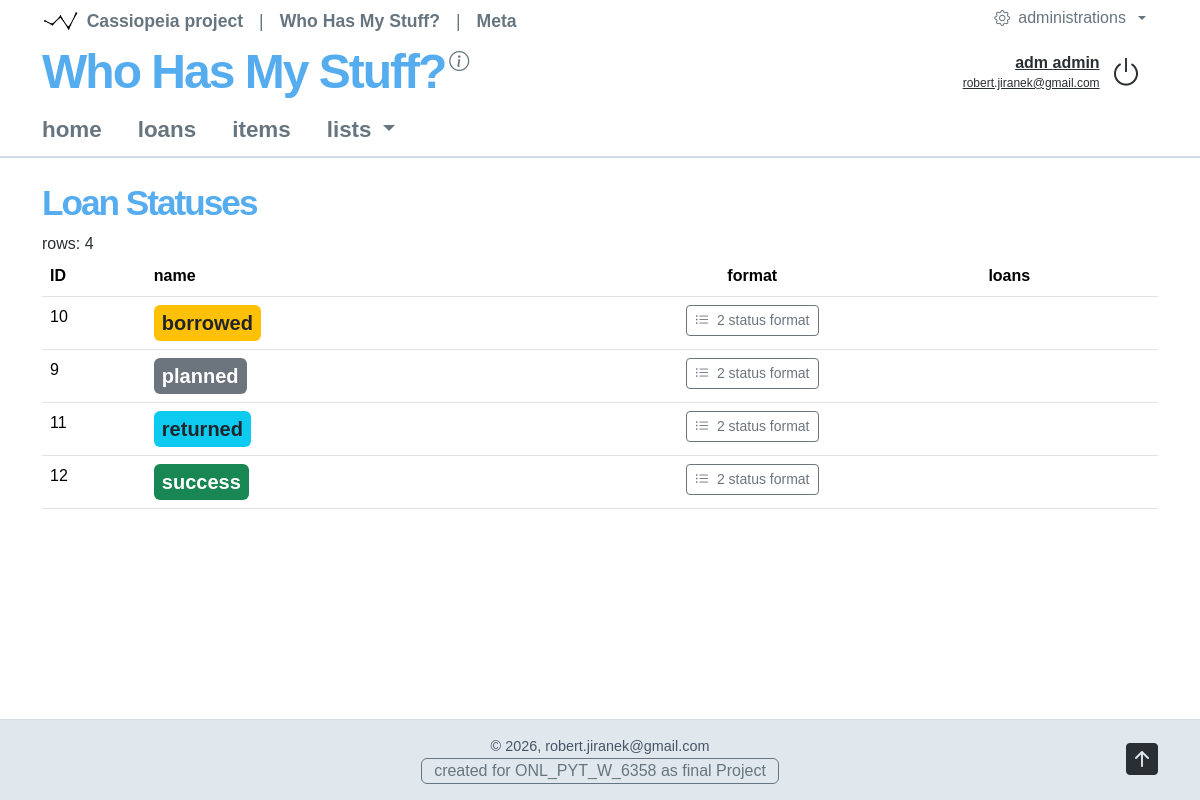
Before: /whohas/loanstatuses (signed in) with the older database file.
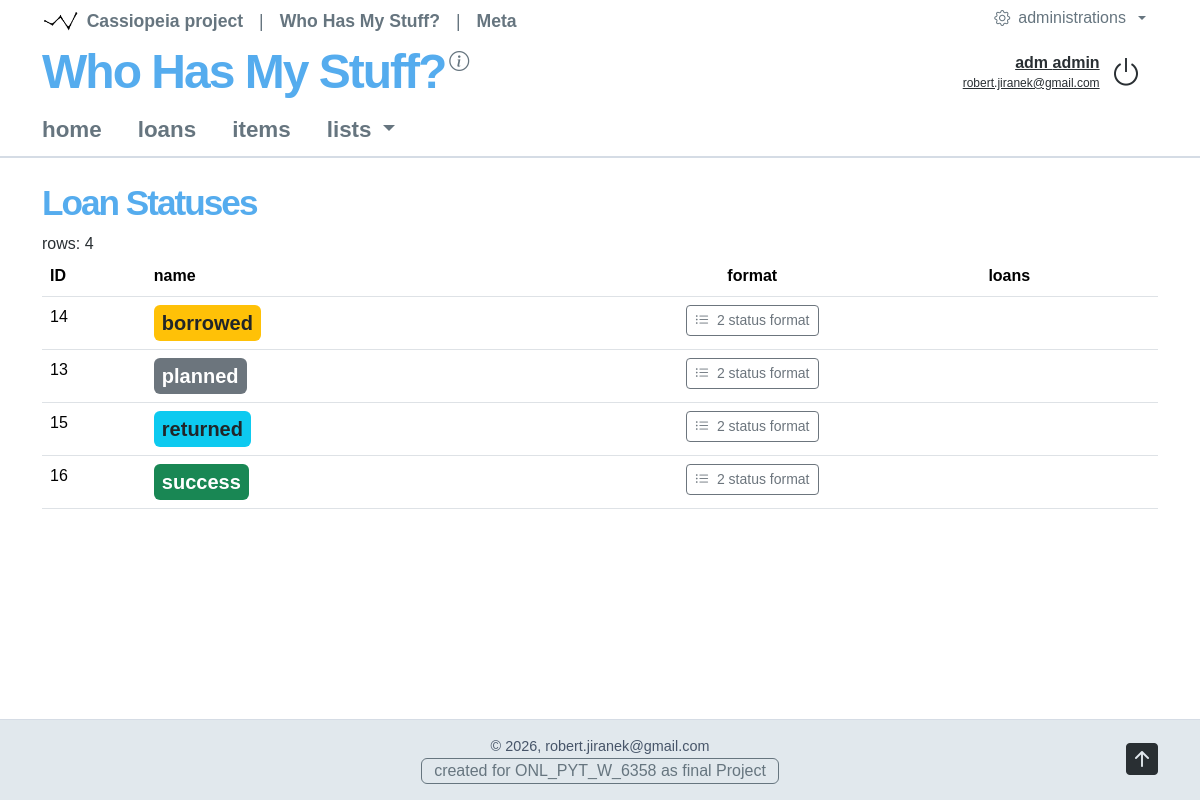
After: the same page with the newer database file.
### whohas/models.py (models this page shows, shortened)
class LoanStatuses(models.Model):
     name = models.CharField(max_length=24, null=False, db_index=True)
     format = models.JSONField(default=dict, null=True)

### whohas/views/lists.py (the view)
# urls.py: path('loanstatuses', LoanStatusesView.as_view(), name='loanstatuses'),
class LoanStatusesView(SysAuthNoPermission, View):
    permission_required = "whohas.view_loanstatuses"
    def get(self, request):
        lstatuses = list(
            LoanStatuses.objects.all()
            .prefetch_related("loans")
            .order_by("name", "pk")
        )
        web_data = {
            "loanstatuses": lstatuses,
            "table_rows_count": len(lstatuses),
        }
        return self.page_render(request, "loanstatuses", web_data)

### syscor/views/tools.py (called while the page is built)
    @staticmethod
    def session_clear(request, session_name):
        request.session.pop(session_name, None)
        return True

### syscor/views/web.py (called while the page is built)
    @staticmethod
    def web_application_attribute_get(application_code: str = 'cassiopeia', application_attribut: str = None) -> dict[str, str] | str:
        application_code = application_code.lower()
        attribs = WEB_APPLICATIONS[application_code].copy()
        attribs['application_code'] = application_code
        if application_attribut is None:
            return attribs
        else:
            application_attribut = application_attribut.lower()
            return attribs[application_attribut]

    @staticmethod
    def web_application_module_attribute_get(module_code: str = 'cassiopeia', module_attribut: str = None) -> dict[str, str] | str:
        module_code = module_code.lower()
        attribs = WEB_APPLICATION_MODULES[module_code].copy()
        attribs['module_code'] = module_code
        if module_attribut is None:
            return attribs
        else:
            module_attribut = module_attribut.lower()
            return attribs[module_attribut]

### whohas/templates/loanstatuses.html (shortened to what this page needs)
{% extends "syscor-body.html" %}
{% block content-l2 %}
<h1>{{ web_page_attributes.module_name }}</h1>
<div class="row-cols-sm-3">
    <div>rows: {{ web_data.table_rows_count }}</div>
</div>
<div class="table-responsive">
<table class="table">
    <thead>
    <tr>
        <th>ID</th><th>name</th><th class="text-sm-center">format</th>
        {% if perms.whohas.view_loans %}<th>loans</th>{% endif %}
    </tr>
    </thead>
    <tbody>
    {% for lstatus in web_data.loanstatuses %}
    <tr>
        <td>
            {{ lstatus.id }}
        </td>
        <td>
            {% include "objects/object-loan-status.html" with var_status_name=lstatus.name var_format_bgcolor=lstatus.format.bgcolor var_format_color=lstatus.format.color only %}
        </td>
        <td class="text-sm-center">
            {% with status_id=lstatus.id|stringformat:"s" %}
                {% include "objects/object-table-dictionary.html" with var_id="whohas-status-fotmat-"|add:status_id var_label=" status format" var_dictionary=lstatus.format only %}
            {% endwith %}
        </td>
        {% if perms.whohas.view_loans %}
        <td>
        </td>
        {% endif %}
    </tr>
    {% empty %}
    <tr><td colspan="{% if perms.whohas.view_loans %}4{% else %}3{% endif %}" class="text-center">No records found.</td></tr>
    {% endfor %}
    </tbody>
</table>
</div>
{% endblock %}

### whohas/templates/objects/object-loan-status.html
            <span class="badge fs-5 p-2 {% if var_format_bgcolor %}bg-{{var_format_bgcolor|default:'transparent'}}{% endif %}
                        {% if var_format_color %}text-{{var_format_color|default:'white'}}{% endif %}">
                {{ var_status_name }}
            </span>

### syscor/templates/objects/object-table-dictionary.html (shortened to what this page needs)
{% if var_dictionary %}
    <button type="button"
            class="btn btn-outline-secondary btn-sm"
            data-bs-toggle="modal"
            data-bs-target="#{{ var_id }}">
        <i class="bi bi-list-ul me-1"></i>
        {{ var_dictionary|length }}{% if var_label %}{{ var_label }}{% endif %}
    </button>
{% else %}
    <span class="text-body-secondary">—</span>
{% endif %}

Changed rows visible on the page:
removed LoanStatuses: id "10", name "borrowed", var_dictionary "2", var_label "status format"
removed LoanStatuses: id "9", name "planned", var_dictionary "2", var_label "status format"
removed LoanStatuses: id "11", name "returned", var_dictionary "2", var_label "status format"
removed LoanStatuses: id "12", name "success", var_dictionary "2", var_label "status format"
added LoanStatuses: id "14", name "borrowed", var_dictionary "2", var_label "status format"
added LoanStatuses: id "13", name "planned", var_dictionary "2", var_label "status format"
added LoanStatuses: id "15", name "returned", var_dictionary "2", var_label "status format"
added LoanStatuses: id "16", name "success", var_dictionary "2", var_label "status format"
